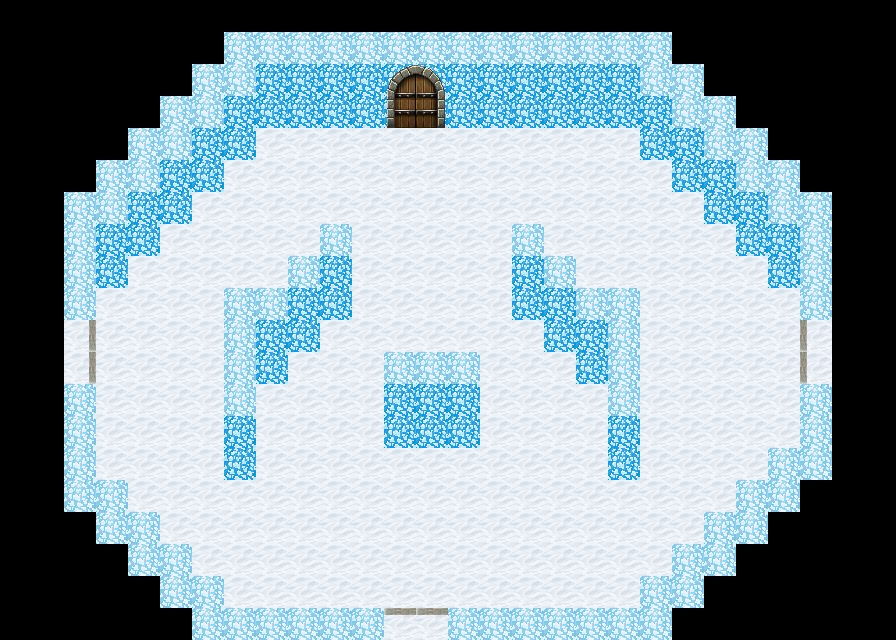

Tiled map render using the project's own tile images. Description and the whole map definition, tile-layer contents included, below:
An orthogonal 28x20 tile map with 32x32 px tiles, 2 tile layers (Capa 1, Capa 2).

<map version="1.0" orientation="orthogonal" renderorder="left-up" width="28" height="20" tilewidth="32" tileheight="32" nextobjectid="1">
 <tileset firstgid="1" name="1" tilewidth="32" tileheight="32" tilecount="100" columns="10">
  <image source="../../Storm_Bullets/recursos/imagenes/hojasTexturas/1.png" width="320" height="320" />
 </tileset>
 <layer name="Capa 1" width="28" height="20">
  <data encoding="csv">
0,0,0,0,0,0,0,0,0,0,0,0,0,0,0,0,0,0,0,0,0,0,0,0,0,0,0,0,
0,0,0,0,0,0,0,24,24,24,24,24,24,24,24,24,24,24,24,24,24,0,0,0,0,0,0,0,
0,0,0,0,0,0,24,24,22,22,22,22,22,22,22,22,22,22,22,22,24,24,0,0,0,0,0,0,
0,0,0,0,0,24,24,22,22,22,22,22,22,22,22,22,22,22,22,22,22,24,24,0,0,0,0,0,
0,0,0,0,24,24,22,22,21,21,21,21,21,21,21,21,21,21,21,21,22,22,24,24,0,0,0,0,
0,0,0,24,24,22,22,21,21,21,21,21,21,21,21,21,21,21,21,21,21,22,22,24,24,0,0,0,
0,0,24,24,22,22,21,21,21,21,21,21,21,21,21,21,21,21,21,21,21,21,22,22,24,24,0,0,
0,0,24,22,22,21,21,21,21,21,24,21,21,21,21,21,24,21,21,21,21,21,21,22,22,24,0,0,
0,0,24,22,21,21,21,21,21,24,22,21,21,21,21,21,22,24,21,21,21,21,21,21,22,24,0,0,
0,0,24,21,21,21,21,24,24,22,22,21,21,21,21,21,22,22,24,24,21,21,21,21,21,24,0,0,
0,0,21,21,21,21,21,24,22,22,21,21,21,21,21,21,21,22,22,24,21,21,21,21,21,21,0,0,
0,0,21,21,21,21,21,24,22,21,21,21,24,24,24,21,21,21,22,24,21,21,21,21,21,21,0,0,
0,0,24,21,21,21,21,24,21,21,21,21,22,22,22,21,21,21,21,24,21,21,21,21,21,24,0,0,
0,0,24,21,21,21,21,22,21,21,21,21,22,22,22,21,21,21,21,22,21,21,21,21,21,24,0,0,
0,0,24,21,21,21,21,22,21,21,21,21,21,21,21,21,21,21,21,22,21,21,21,21,24,24,0,0,
0,0,24,24,21,21,21,21,21,21,21,21,21,21,21,21,21,21,21,21,21,21,21,24,24,0,0,0,
0,0,0,24,24,21,21,21,21,21,21,21,21,21,21,21,21,21,21,21,21,21,24,24,0,0,0,0,
0,0,0,0,24,24,21,21,21,21,21,21,21,21,21,21,21,21,21,21,21,24,24,0,0,0,0,0,
0,0,0,0,0,24,24,21,21,21,21,21,21,21,21,21,21,21,21,21,24,24,0,0,0,0,0,0,
0,0,0,0,0,0,24,24,24,24,24,24,21,21,24,24,24,24,24,24,24,0,0,0,0,0,0,0
</data>
 </layer>
 <layer name="Capa 2" width="28" height="20">
  <data encoding="csv">
0,0,0,0,0,0,0,0,0,0,0,0,0,0,0,0,0,0,0,0,0,0,0,0,0,0,0,0,
0,0,0,0,0,0,0,0,0,0,0,0,0,0,0,0,0,0,0,0,0,0,0,0,0,0,0,0,
0,0,0,0,0,0,0,0,0,0,0,0,5,6,0,0,0,0,0,0,0,0,0,0,0,0,0,0,
0,0,0,0,0,0,0,0,0,0,0,0,8,7,0,0,0,0,0,0,0,0,0,0,0,0,0,0,
0,0,0,0,0,0,0,0,0,0,0,0,0,0,0,0,0,0,0,0,0,0,0,0,0,0,0,0,
0,0,0,0,0,0,0,0,0,0,0,0,0,0,0,0,0,0,0,0,0,0,0,0,0,0,0,0,
0,0,0,0,0,0,0,0,0,0,0,0,0,0,0,0,0,0,0,0,0,0,0,0,0,0,0,0,
0,0,0,0,0,0,0,0,0,0,0,0,0,0,0,0,0,0,0,0,0,0,0,0,0,0,0,0,
0,0,0,0,0,0,0,0,0,0,0,0,0,0,0,0,0,0,0,0,0,0,0,0,0,0,0,0,
0,0,0,0,0,0,0,0,0,0,0,0,0,0,0,0,0,0,0,0,0,0,0,0,0,0,0,0,
0,0,10,0,0,0,0,0,0,0,0,0,0,0,0,0,0,0,0,0,0,0,0,0,0,11,0,0,
0,0,10,0,0,0,0,0,0,0,0,0,0,0,0,0,0,0,0,0,0,0,0,0,0,11,0,0,
0,0,0,0,0,0,0,0,0,0,0,0,0,0,0,0,0,0,0,0,0,0,0,0,0,0,0,0,
0,0,0,0,0,0,0,0,0,0,0,0,0,0,0,0,0,0,0,0,0,0,0,0,0,0,0,0,
0,0,0,0,0,0,0,0,0,0,0,0,0,0,0,0,0,0,0,0,0,0,0,0,0,0,0,0,
0,0,0,0,0,0,0,0,0,0,0,0,0,0,0,0,0,0,0,0,0,0,0,0,0,0,0,0,
0,0,0,0,0,0,0,0,0,0,0,0,0,0,0,0,0,0,0,0,0,0,0,0,0,0,0,0,
0,0,0,0,0,0,0,0,0,0,0,0,0,0,0,0,0,0,0,0,0,0,0,0,0,0,0,0,
0,0,0,0,0,0,0,0,0,0,0,0,0,0,0,0,0,0,0,0,0,0,0,0,0,0,0,0,
0,0,0,0,0,0,0,0,0,0,0,0,9,9,0,0,0,0,0,0,0,0,0,0,0,0,0,0
</data>
 </layer>
 <objectgroup name="Colisiones" />
</map>
